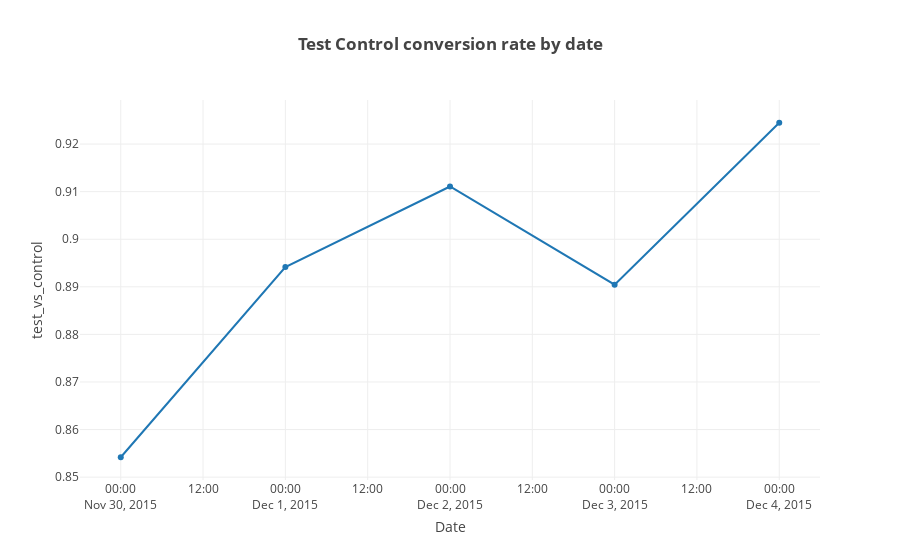

Notebook cell for this chart:
### Code cell
#--- make plot
#--- visualization
test_vs_control_bydate_toplot = [go.Scatter(
            x = data_t_by_day['date'],
            y = data_t_by_day['ratio']
    )]
bydate_layout = go.Layout(
    title='<b>Test Control conversion rate by date</b>',
    xaxis=dict(title='Date'),
    yaxis=dict(title='test_vs_control')
)
#--- make plot
test_vs_control = go.Figure(data=test_vs_control_bydate_toplot, layout=bydate_layout)
plotly.offline.iplot(test_vs_control)

### Figure 1 — Plotly figure (JSON) as saved in the notebook; plotly's stock layout.template omitted (floating-point values rounded to 4 significant figures)
{"data": [{"type": "scatter", "x": ["2015-11-30", "2015-12-01", "2015-12-02", "2015-12-03", "2015-12-04"], "y": [0.8542, 0.8941, 0.9111, 0.8904, 0.9245]}], "layout": {"title": "<b>Test Control conversion rate by date</b>", "xaxis": {"title": "Date"}, "yaxis": {"title": "test_vs_control"}}}
